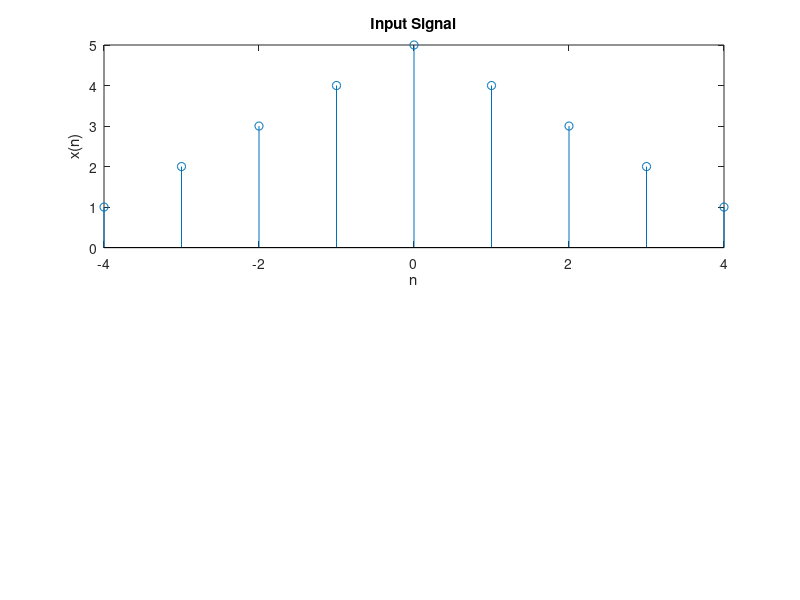

The MATLAB script that drew this image: (Note: this script raises an error after producing the figure.)
function solution()
  n = [-4:4];
  x = [1:5 4:-1:1];
  subplot(2,1,1);
  stem(n,x);
  title('Input Signal');
  xlabel('n');
  ylabel('x(n)');
  
  [x11,n11] = sigshift(x,n,2);
  [x12,n12] = sigshift(x,n,-3);
  [x1,n1] = sigadd(x11,n11,x12,n12);
  subplot(2,1,2);
  stem(n1,x1);
  title('Output Signal');
  xlabel('n');
  ylabel('y(n)');
end